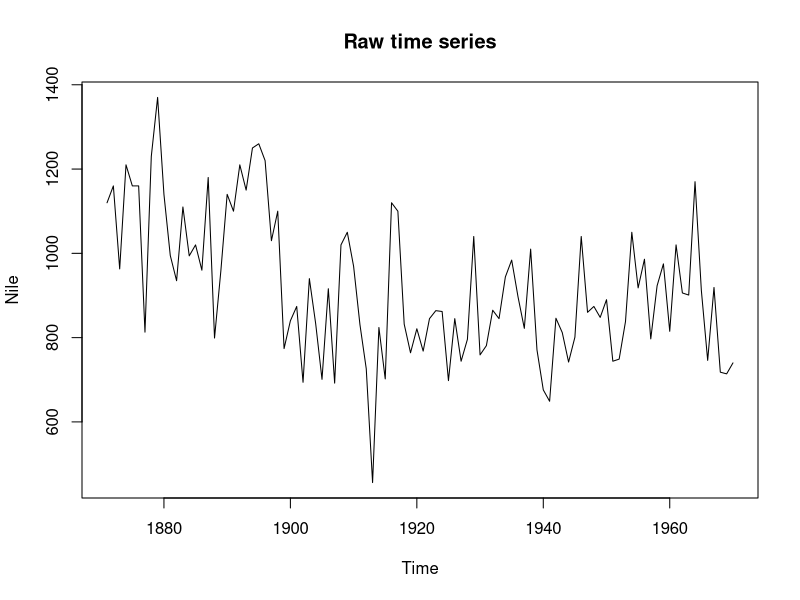
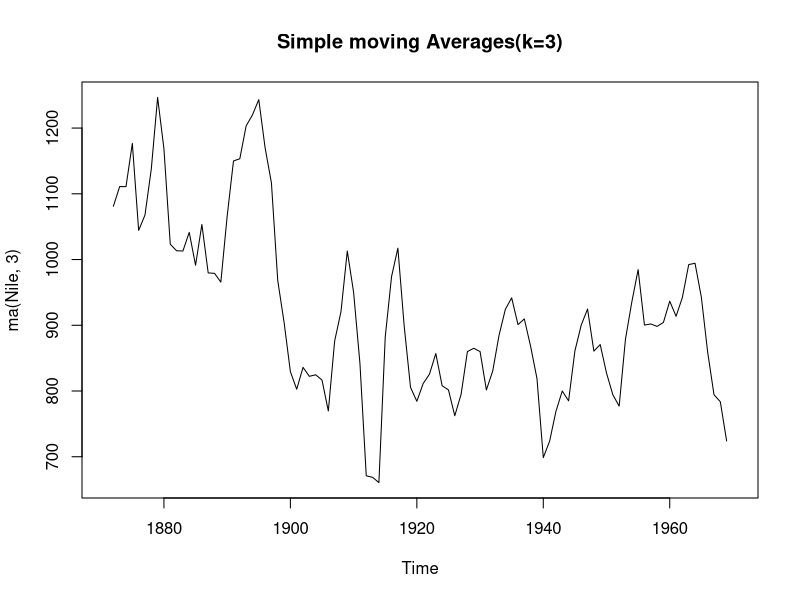
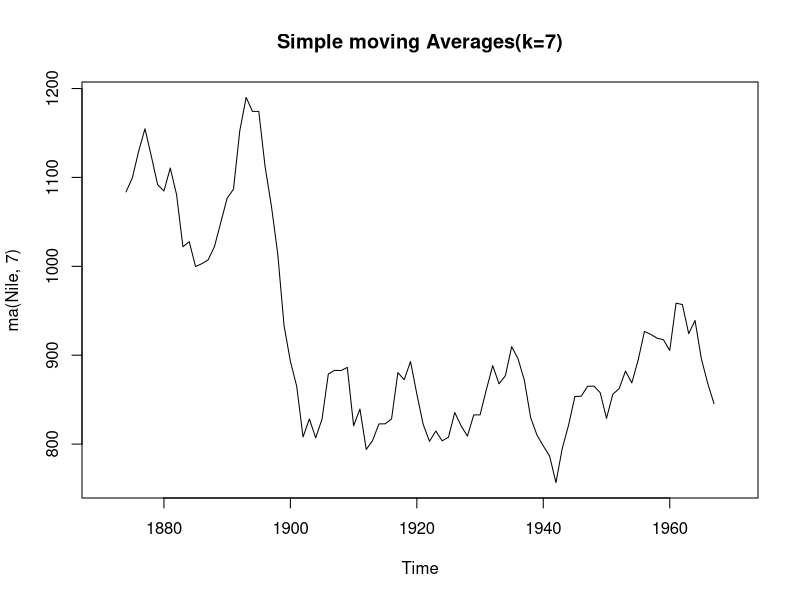
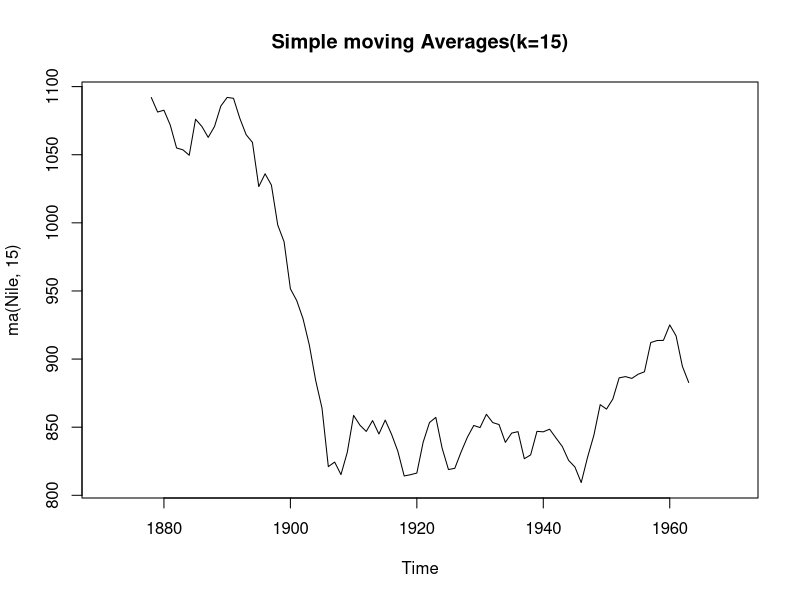
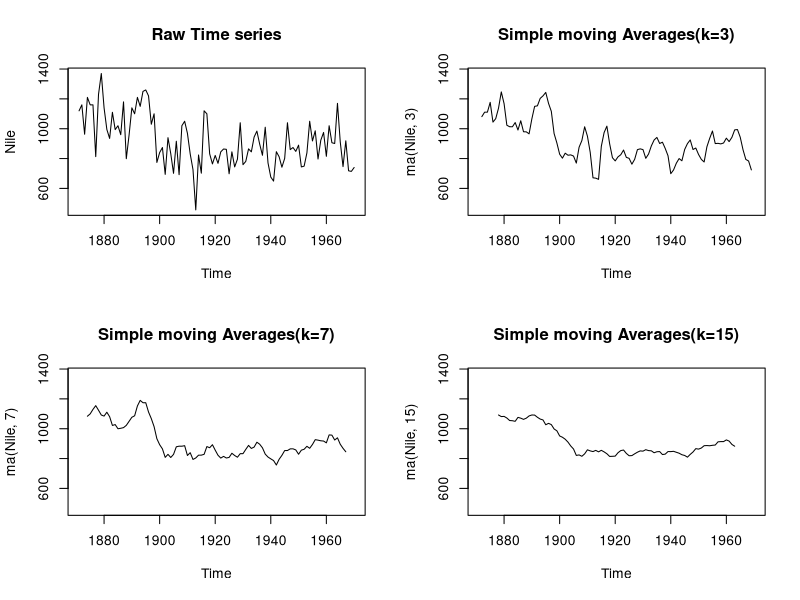
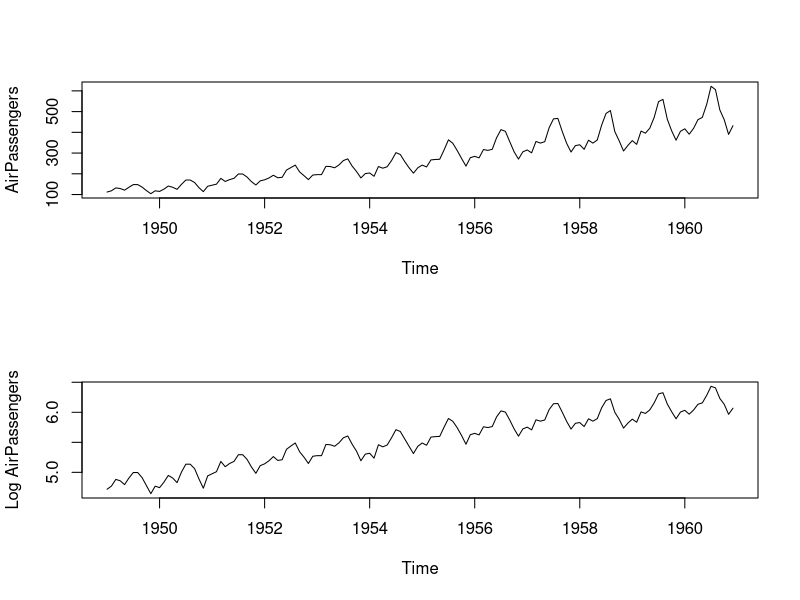
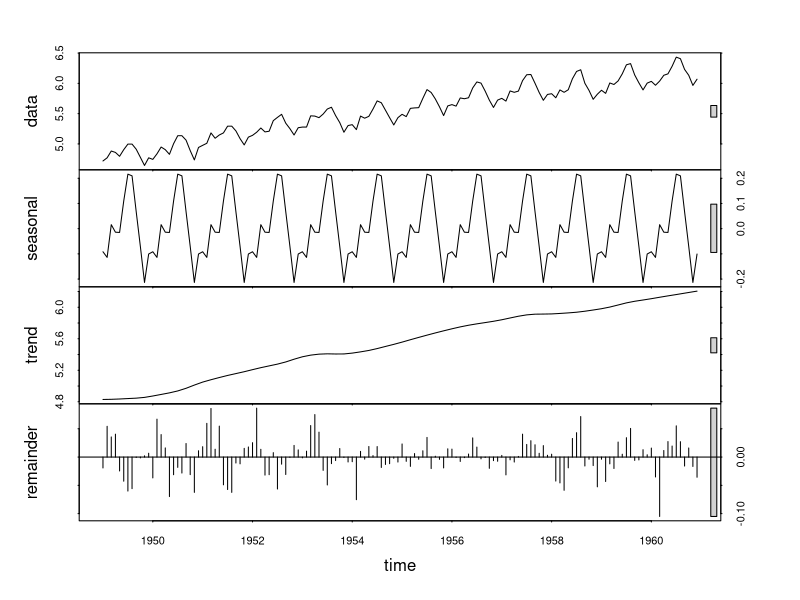
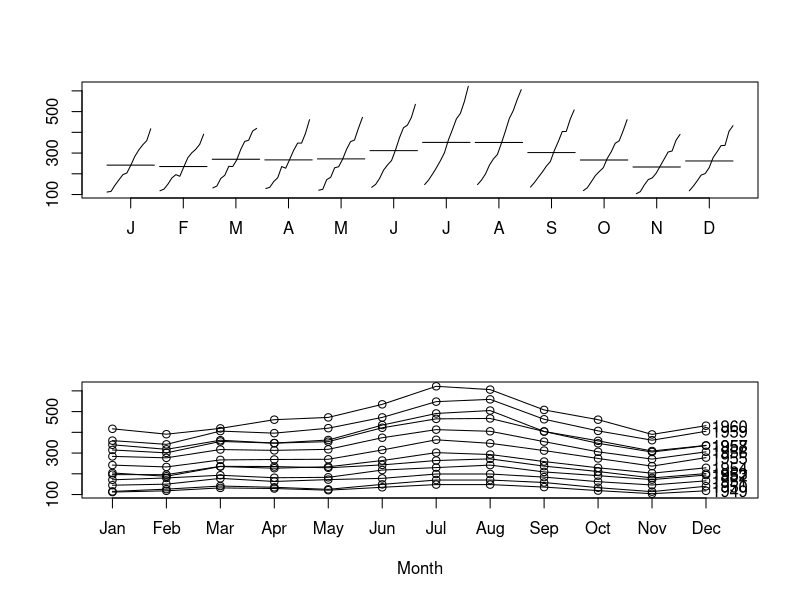

The R script that drew these images, in order:
install.packages("forecast")

library(forecast)

####Simple mooving avaerages

# ?Nile
plot(Nile, main="Raw time series")

plot(ma(Nile,3), main="Simple moving Averages(k=3)")

plot(ma(Nile,7), main="Simple moving Averages(k=7)")

plot(ma(Nile,15), main="Simple moving Averages(k=15)")

lim <- c(min(Nile),max(Nile))

par(mfrow = c(2,2))

plot(Nile, main="Raw Time series",ylim=lim)
plot(ma(Nile,3), main="Simple moving Averages(k=3)",ylim=lim)

plot(ma(Nile,7), main="Simple moving Averages(k=7)",ylim=lim)

plot(ma(Nile,15), main="Simple moving Averages(k=15)",ylim=lim)

par(mfrow = c(1,1))

#Seasonal Decomposition by Loess Smoothing
#Restriction of Seasonal Decomposition is it can be only applied to Additive Trend & Seasonality


par(mfrow = c(2,1))

plot(AirPassengers)   #Seasonality is multiplicative
lAirPassengers <- log(AirPassengers)
plot(lAirPassengers,ylab="Log AirPassengers") 
#logAirPassenger Additive Trend and Seasonality

?stl
fit <- stl(lAirPassengers,s.window = "period")
plot(fit)

fit$time.series

#head(lAirPassengers)
#lAirPassengers[0]=fit$timeseries[0]

#Taking Antilog
exp(fit$time.series)

monthplot(AirPassengers,xlab="",ylab="")
seasonplot(AirPassengers,year.labels = TRUE , main="")




